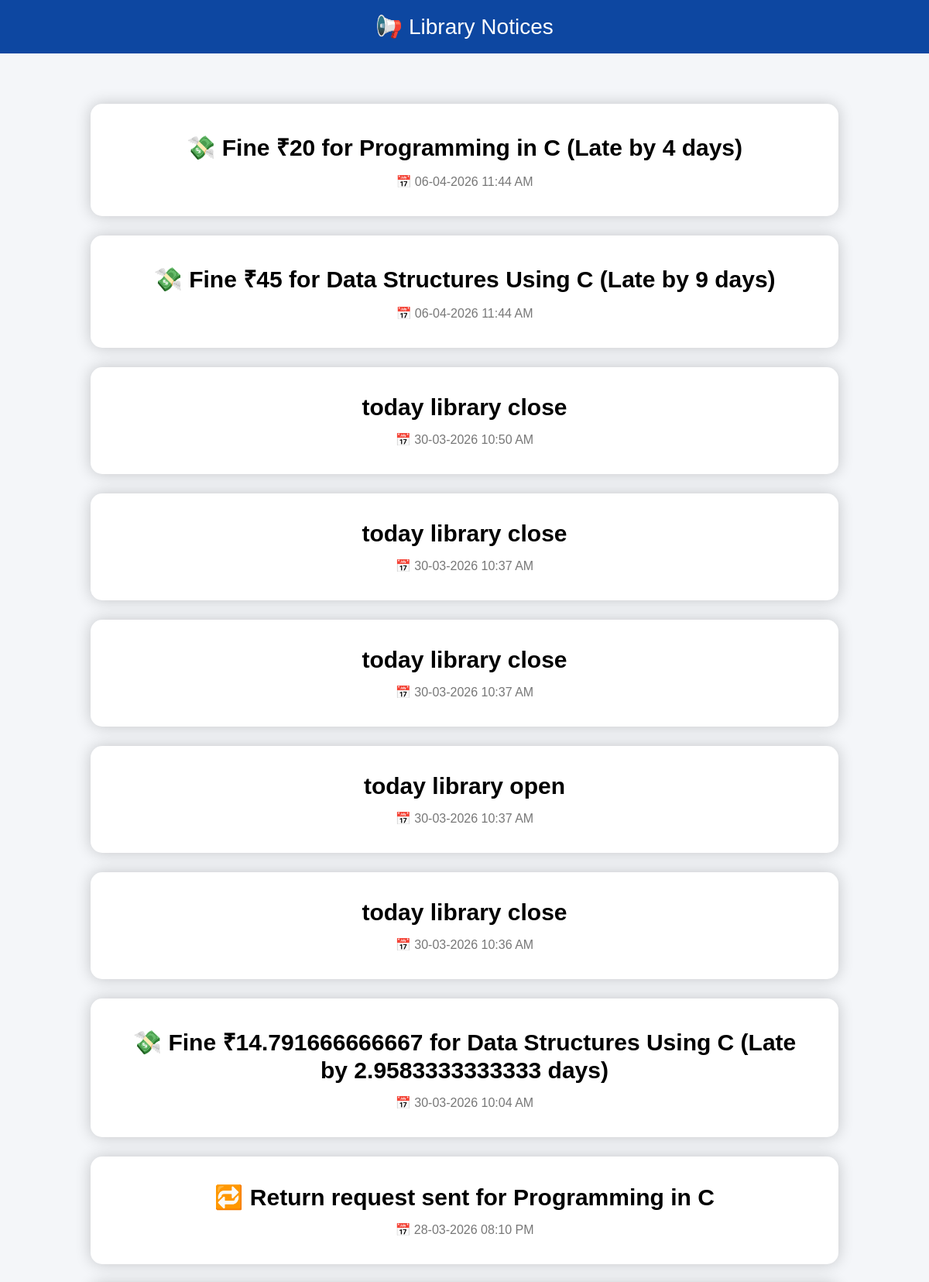
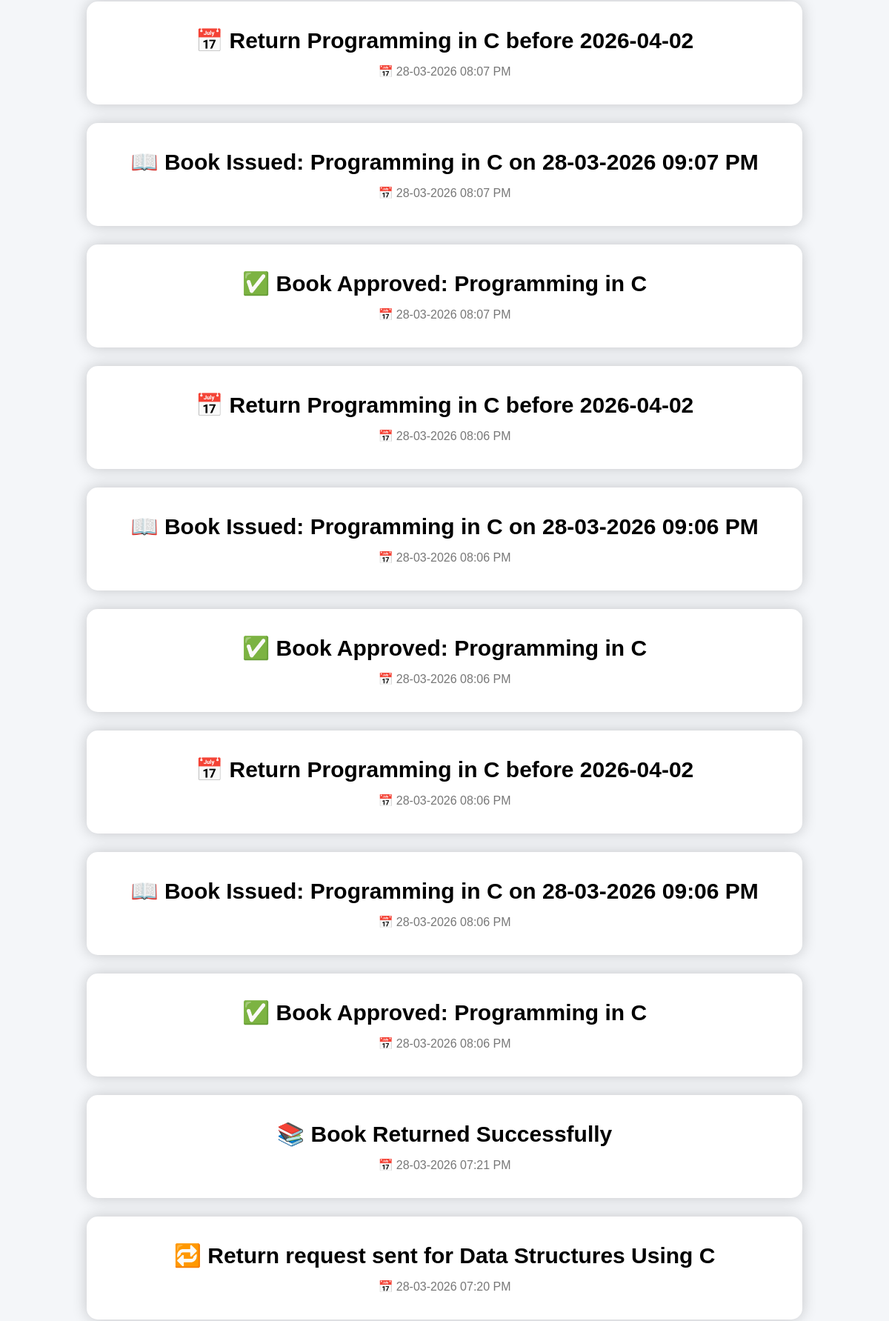
The app's page /notices.php (signed in, upper part) with its own data (2 pictures, top to bottom).
### tables this page shows
CREATE TABLE `notifications` (
  `id` int(11) NOT NULL,
  `student_id` int(11) DEFAULT NULL,
  `message` text DEFAULT NULL,
  `created_at` timestamp NOT NULL DEFAULT current_timestamp(),
  `is_read` int(11) DEFAULT 0
);

### notices.php (the view, shortened to what this page needs)
<?php
include '../db.php';
$id = $_SESSION['student_id'];
?>
<html>
<head>
</head>
<body>
<div class="header">
📢 Library Notices
</div>
<div class="container">
<?php
$n = mysqli_query($conn,
"SELECT * FROM notifications
WHERE student_id='$id'
ORDER BY id DESC");
if($n && mysqli_num_rows($n) > 0){
 while($row = mysqli_fetch_assoc($n)){
  echo "<div class='notice'>
  <div class='notice-text'>
  {$row['message']}
  </div>
  <div class='date'>
  📅 ".date("d-m-Y h:i A", strtotime($row['created_at']))."
  </div>
  </div>";
 }
}else{
 echo "<h2>No notifications available 📭</h2>";
}
?>
</div>
</body>
</html>

### notices.php (style rules this page uses)
body { margin:0; font-family:Arial; background:#f4f6f9; }
.header { background:#0d47a1; color:white; padding:18px; font-size:28px; text-align:center; }
.container { padding:40px; text-align:center; }
.notice { background:white; padding:35px; margin:25px auto; border-radius:15px; width:80%; box-shadow:0 0 20px rgba(0,0,0,0.2); }
.notice-text { font-size:30px; font-weight:bold; animation: colorChange 5s infinite; }
.date { margin-top:15px; color:#777; font-size:16px; }

### records on screen
notifications: message "💸 Fine ₹20 for Programming in C (Late by 4 days)", created_at "06-04-2026 11:44 AM"
notifications: message "💸 Fine ₹45 for Data Structures Using C (Late by 9 days)", created_at "06-04-2026 11:44 AM"
notifications: message "today library close", created_at "30-03-2026 10:50 AM"
notifications: message "today library close", created_at "30-03-2026 10:37 AM"
notifications: message "today library close", created_at "30-03-2026 10:37 AM"
notifications: message "today library open", created_at "30-03-2026 10:37 AM"
notifications: message "today library close", created_at "30-03-2026 10:36 AM"
notifications: message "💸 Fine ₹14.791666666667 for Data Structures Using C (Late by 2.9583333333333 days)", created_at "30-03-2026 10:04 AM"
notifications: message "🔁 Return request sent for Programming in C", created_at "28-03-2026 08:10 PM"
notifications: message "📅 Return Programming in C before 2026-04-02", created_at "28-03-2026 08:07 PM"
notifications: message "📖 Book Issued: Programming in C on 28-03-2026 09:07 PM", created_at "28-03-2026 08:07 PM"
notifications: message "✅ Book Approved: Programming in C", created_at "28-03-2026 08:07 PM"
notifications: message "📅 Return Programming in C before 2026-04-02", created_at "28-03-2026 08:06 PM"
notifications: message "📖 Book Issued: Programming in C on 28-03-2026 09:06 PM", created_at "28-03-2026 08:06 PM"
notifications: message "✅ Book Approved: Programming in C", created_at "28-03-2026 08:06 PM"
notifications: message "📅 Return Programming in C before 2026-04-02", created_at "28-03-2026 08:06 PM"
notifications: message "📖 Book Issued: Programming in C on 28-03-2026 09:06 PM", created_at "28-03-2026 08:06 PM"
notifications: message "✅ Book Approved: Programming in C", created_at "28-03-2026 08:06 PM"
notifications: message "📚 Book Returned Successfully", created_at "28-03-2026 07:21 PM"
notifications: message "🔁 Return request sent for Data Structures Using C", created_at "28-03-2026 07:20 PM"
